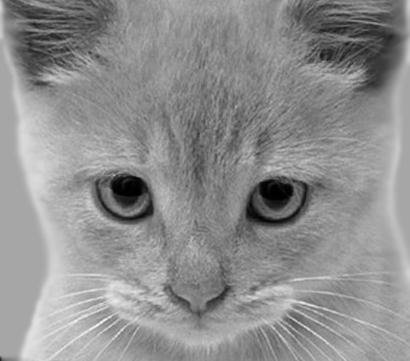
#> input picture EndTermProject/EE200_practical_programming/cat_gray.jpg, 410 x 361 px, found by its file name
$ jupyter execute --allow-errors Basic_image_audio_tut.ipynb
#> lines starting #> are read from the running program, lines starting #| are printed output that depends on the picture
[cell 1]
'''This tutorial will help you understand the basic image related operations like loading an image, resizing an image,
cropping and rotating an image etc'''


from PIL import Image #Python Imaging Library(PIL) - Pillow
import numpy as np
import matplotlib.pyplot as plt

# 1. Load an image
img = Image.open('D:\CourseIITK\EE200\EndTermProject\EE200_practical_programming\cat_gray.jpg')  # Replace with your file path
#> img is the input picture: PIL image 410x361 L; min 0, max 254, mean 142.9

# 2. Display original image
plt.figure(figsize=(6, 4))
plt.imshow(img)
plt.title("Original Image")
plt.axis('off')
plt.show()

# 3. Convert to grayscale
img_gray = img.convert('L') #L represents luminance meaning a number b/w 0-225 represnting brightness

# 4. Resize image
img_resized = img.resize((50, 50)) # scales an image to 50 pixels wide and 50 pixels high # by default used Image.BICUBIC as argument for RGB images
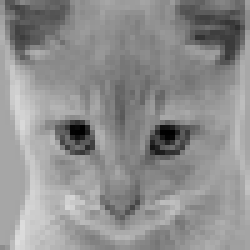
#> img_resized: PIL image 50x50 L (shown 5 times larger); min 0, max 221, mean 142.9

# 5. Crop image (left, upper, right, lower)
img_cropped = img.crop((50, 50, 200, 200)) #left - x of left edge; right - x of right edge; upper - y of upper edge; lower - y of lower edge
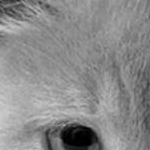
#> img_cropped: PIL image 150x150 L; min 0, max 206, mean 138.3

# 6. Rotate image
img_rotated = img.rotate(45)  # Rotate 45 degrees counter-clockwise
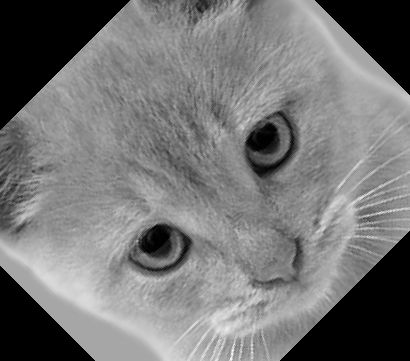
#> img_rotated: PIL image 410x361 L; min 0, max 254, mean 118

# 7. Display processed images in a single plot using subplot function
fig, axs = plt.subplots(1, 4, figsize=(16, 4))

axs[0].imshow(img_gray, cmap='gray')
axs[0].set_title("Grayscale")
axs[0].axis('off')

axs[1].imshow(img_resized)
axs[1].set_title("Resized")
axs[1].axis('off')

axs[2].imshow(img_cropped)
axs[2].set_title("Cropped")
axs[2].axis('off')

axs[3].imshow(img_rotated)
axs[3].set_title("Rotated")
axs[3].axis('off')

plt.tight_layout()
plt.show()
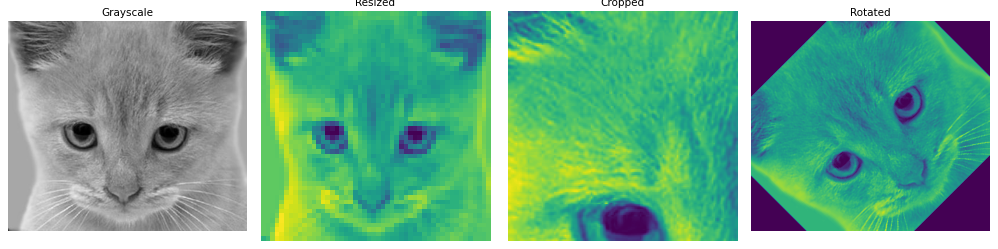
#> figure drawn by matplotlib, 4 panels
